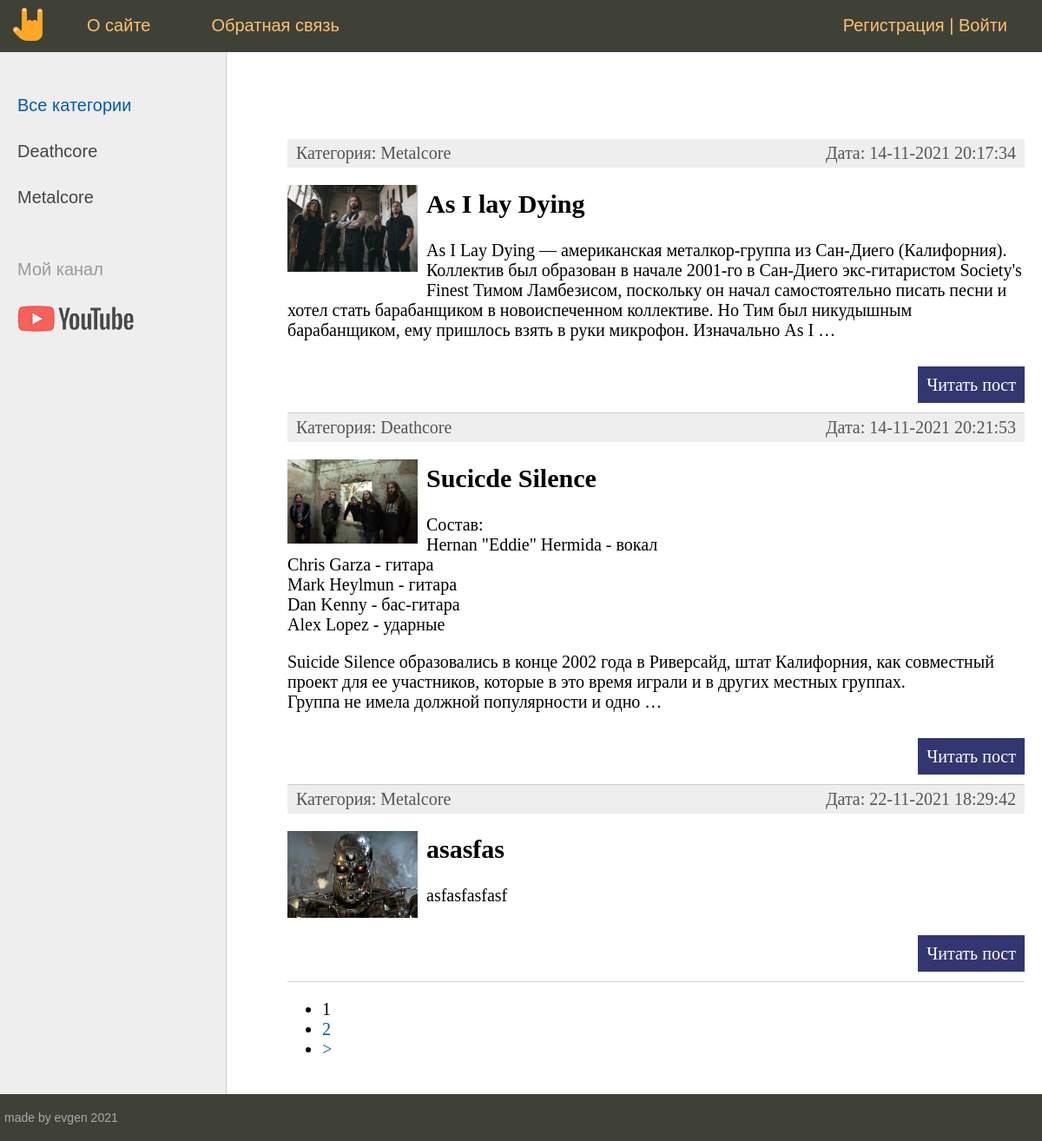
The page / on the database its author committed.
### band/models.py (models this page shows, shortened)
class Category(models.Model):
    name = models.CharField(max_length=100, db_index=True, verbose_name='Жанр')
    slug = models.SlugField(max_length=255, unique=True, db_index=True, verbose_name='URL')
    def __str__(self):
        return self.name
    def get_absolute_url(self):
        return reverse('category', kwargs={'cat_slug': self.slug})
    class Meta:
        verbose_name = 'Жанр'
        verbose_name_plural = 'Жанры'
        ordering = ['id']

class Band(models.Model):
    title = models.CharField(max_length=255, verbose_name='Заголовок')
    slug = models.SlugField(max_length=255, unique=True, db_index=True, verbose_name='URL')
    content = models.TextField(blank=True, verbose_name='Текст статьи')
    photo = models.ImageField(upload_to='photos/%Y/%m/%d/', verbose_name='Фото')
    time_create = models.DateTimeField(auto_now_add=True, verbose_name='Время создания')
    time_update = models.DateTimeField(auto_now=True, verbose_name='Время измнения')
    is_published = models.BooleanField(default=True, verbose_name='Публикация')
    cat = models.ForeignKey('Category', on_delete=models.PROTECT, verbose_name='Категория')
    def get_absolute_url(self):
        return reverse('post', kwargs={'post_slug': self.slug})
    class Meta:
        verbose_name = 'Музыкальнае группы'
        verbose_name_plural = 'Музыкальные группы'
        ordering = ['id']

### band/views.py (the view)
# urls.py: path('', (BandHome.as_view()), name='home'),
class BandHome(DataMixin, ListView):
    model = Band
    template_name = 'metalcore/index.html'
    context_object_name = 'posts'
    def get_context_data(self, *, object_list=None, **kwargs):
        context = super().get_context_data(**kwargs)
        c_def = self.get_user_context(title='Главная страница')
        return dict(list(context.items()) + list(c_def.items()))
    def get_queryset(self):
        return Band.objects.filter(is_published=True).select_related('cat')

### band/utils.py (called while the page is built)
    def get_user_context(self, **kwargs):
        context = kwargs
        cats = cache.get('cats')
        if not cats:
            cats = Category.objects.annotate(Count('band'))
            cache.set('cats', cats, 60)
        user_menu = menu.copy()
        if not self.request.user.is_authenticated:
            user_menu.pop(1)
        context['menu'] = user_menu
        context['cats'] = cats
        if 'cat_selected' not in context:
            context['cat_selected'] = 0
        return context

### templates/metalcore/index.html (shortened to what this page needs)
{% extends 'metalcore/base.html' %}
{% block content %}
<ul class="list-articles">
	{% for p in posts %}
			<li><div class="article-panel">
	<p class="first">Категория: {{p.cat}}</p>
	<p class="last">Дата: {{p.time_update|date:"d-m-Y H:i:s"}}</p>
</div>
{%  if p.photo %}
      <p><img class="img-article-left thumb" src="{{p.photo.url}}"></p>
{% endif %}
				<h2>{{p.title}}</h2>
	{% autoescape on %}
	{{p.content|linebreaks|truncatewords:50}}
	{% endautoescape %}
			<p class="link-read-post"><a href="{{ p.get_absolute_url }}">Читать пост</a></p>
			</li>
	{% endfor %}
</ul>
{% endblock %}

### templates/metalcore/base.html (shortened to what this page needs)
{% load static %}
{% load band_tags %}
<!DOCTYPE html>
<html>
<head>
	<link type="text/css" href="{% static 'metalcore/css/styles.css' %}" rel="stylesheet" />
</head>
<body>
<table class="table-page" border=0 cellpadding="0" cellspacing="0">
<tr><td valign=top>
{% block mainmenu %}
		<div class="header">
			<ul id="mainmenu" class="mainmenu">
			<li class="logo"><a href="{% url 'home' %}"><div class="logo"></div></a></li>
{% for m in menu %}
			<li><a href="{% url m.url_name %}">{{m.title}}</a></li>
{% endfor %}
				{% if request.user.is_authenticated %}
				<li class="last"> {{user.username}} | <a href="{% url 'logout' %}">Выйти</a></li>
				{% else %}
				<li class="last"><a href="{% url 'register' %}">Регистрация</a> | <a href="{% url 'login' %}">Войти</a></li>
				{% endif %}
			</ul>
		</div>
{% endblock mainmenu %}
<table class="table-content" border=0 cellpadding="0" cellspacing="0">
<tr>
    {% load cache %}
	<td valign="top" class="left-chapters">
	<ul id="leftchapters">
{% if cat_selected == 0 %}
		<li class="selected">Все категории</li>
{% else %}
		<li><a href="{% url 'home' %}">Все категории</a></li>
{% endif %}
{% for c in cats %}
{% if c.band__count > 0 %}
    {% if c.pk == cat_selected %}
        <li class="selected">{{ c.name }}</li>
    {% else %}
        <li><a href="{{ c.get_absolute_url }}">{{ c.name }}</a></li>
    {% endif %}
{% endif %}
{% endfor %}
		<li class="share">
		<p>Мой канал</p>
		<a class="share-yt" href=" " target="_blank" rel="nofollow"></a>
		</li>
	</ul>
</td>
<td valign="top" class="content">
	<div class="content-text">
{% block content %}
{% endblock %}
{% if page_obj.has_other_pages %}
<nav class="list-pages">
    <ul>
        {% for p in paginator.page_range %}
		{% if page_obj.number == p %}
        <li class="page-num page-num-selected">{{ p }}</li>
		{% elif p >= page_obj.number|add:-2 and p <= page_obj.number|add:2  %}
        <li class="page-num">
            <a href="?page={{ p }}">{{ p }}</a>
        </li>
		{% endif %}
        {% endfor %}
{% if page_obj.has_next %}
<li class="page-num">
	<a href="?page={{ page_obj.next_page_number }}">&gt;</a>
</li>
{% endif %}
    </ul>
</nav>
{% endif %}
	</div>
</td></tr></table>
</td></tr>
<tr><td valign=top>
	<div id="footer">
		<p> made by evgen 2021 </p>
	</div>
</td></tr></table>
</body>
</html>

### band/static/metalcore/css/styles.css (style rules this page uses)
html, body { font-family: 'Arial'; margin: 0; padding: 0; height: 100%; width: 100%; color: #444; }
a { color: #0059b2; text-decoration: none; }
img { max-width: 600px; height: auto; }
img.img-article-left { max-width: 300px; height: auto; float: left; padding: 0 10px 10px 0; }
img.img-article-left.thumb { max-width: 150px; height: auto; }
p.link-read-post { text-align: right; }
p.link-read-post a { padding: 10px; min-width: 100px; background: #333671; color: #fff; text-decoration: none; }
div.article-panel { background: #eee; padding: 5px 10px 5px 10px; box-sizing: border-box; overflow: hidden; color: #555; }
div.article-panel p.first { margin: 0; float: left; }
div.article-panel p.last { margin: 0; float: right; }
ul.list-articles { list-style: none; margin: 0; padding: 0; }
ul.list-articles li { border-bottom: 1px solid #ccc; }
.table-page { width: 100%; height: 100%; vertical-align: top; }
.table-page tr { height: 100%; }
.header { background: #3F4137; height: 60px; }
.logo { background: url('../images/metal.png') no-repeat 10px 5px; width: 70px; height: 60px; }
ul.mainmenu { list-style: none; margin: 0; padding: 0; height: 60px; color: #fdc073; font-size: 20px; overflow: hidden; }
ul.mainmenu li { float: left; margin: 18px 40px 0 30px; }
ul.mainmenu li.logo { margin: 0; }
ul.mainmenu li.last { float: right; }
ul.mainmenu li a { color: #fdc073; text-decoration: none; }
.table-content { width: 100%; min-height: 100%; height: 100%; }
.left-chapters { margin: 0; background: #eee; border-right: 1px solid #ccc; min-height: 100%; }
.left-chapters ul { width: 230px; min-height: 100%; margin: 0; padding: 20px 10px 10px 20px; list-style: none; font-size: 20px; }
.left-chapters ul li { margin: 30px 0 0 0; color: #999; }
.left-chapters ul li.selected { color: #0059b2; }
.left-chapters ul li a { color: #444; text-decoration: none; }
.left-chapters ul li.share { margin: 60px 0 0 0; }
.left-chapters ul li.share p { margin: 30px 0 30px 0; }
.left-chapters ul li.share a { display: inline-block; width: 40px; height: 40px; margin: 0 20px 0 0; }
.left-chapters ul li.share a.share-yt { width: 100%; height: 30px; background: url('../images/share_yt.png') no-repeat 0 0 }
.content { padding: 40px 20px 20px 40px; width: 100%; box-sizing: border-box; }
.content-text { margin: 60px 0 0 30px; color: #000; font-size: 20px; font-family: Yandex Sans Display Light; }
#footer { box-sizing: border-box; background: #3F4137; padding: 5px; color: #aaa; font-size: 14px; font-family: Verdana, Geneva, Arial, Helvetica; text-align: left; overflow: hidden; }

### rows shown on the page
Category: name "Deathcore"
Category: name "Metalcore"
Band: cat "Metalcore", time_update "14-11-2021 20:17:34", photo (picture), title "As I lay Dying", content "As I Lay Dying — американская металкор-группа из Сан-Диего (Калифорния). Коллектив был образован в начале 2001-го в Сан-Диего экс-гитаристом Society's Finest Тимом Ламбезисом, поскольку он начал самостоятельно писать песни и хотел стать барабанщиком в новоиспеченном коллективе. Но Тим был никудышным барабанщиком, ему пришлось взять в руки микрофон. Изначально As I …"
Band: cat "Deathcore", time_update "14-11-2021 20:21:53", photo (picture), title "Sucicde Silence", content "Состав: Hernan \"Eddie\" Hermida - вокал Chris Garza - гитара Mark Heylmun - гитара Dan Kenny - бас-гитара Alex Lopez - ударные Suicide Silence образовались в конце 2002 года в Риверсайд, штат Калифорния, как совместный проект для ее участников, которые в это время играли и в других местных группах. Группа не имела должной популярности и одно …"
Band: cat "Metalcore", time_update "22-11-2021 18:29:42", photo (picture), title "asasfas", content "asfasfasfasf"

### other values the page prints
{{ m.title }} "О сайте" "Обратная связь"
{{ p }} "1"
{{ p }} "2"
